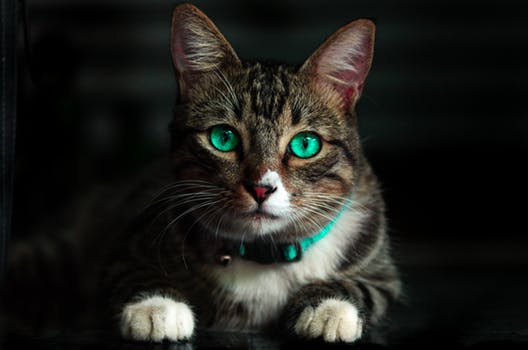
#> input picture cat.jpeg, 528 x 350 px
$ python 13_image_blurring.py -i cat.jpeg
#> lines starting #> are read from the running program, lines starting #| are printed output that depends on the picture
import cv2
import numpy as np
import argparse


ap = argparse.ArgumentParser()
ap.add_argument('-i', required = True, help= 'Path for the image')
args = vars(ap.parse_args())


image = cv2.imread(args['i'])
#> image is the input picture: shape (350, 528, 3); mean B, G, R 27.8, 31.9, 31.8


# blurred image with Averaging Kernal
# the second argument is the size of the kernal
ave_blur = cv2.blur(image, (5,5))


# blurred image with Gaussian Kernal or Weighted Kernal
# the second argument is Kernal Size and third argument is Standard Diviation - 0 means it will std will autamatically calculated
gau_blur = cv2.GaussianBlur(image, (45,45), 0)
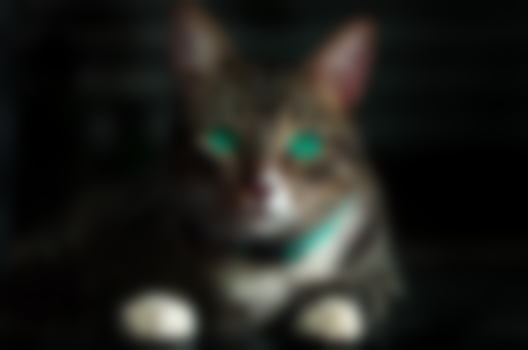
#> gau_blur: shape (350, 528, 3); mean B, G, R 27.8, 31.9, 31.8


# blurred image with Median Kernal
# the second argument is Kernal Size
med_blur = cv2.medianBlur(image, 5)


# blurred image using Bilateral Kernal
# this technique will preserves the edges in image but slower than other techniques
# second argument is the Kernal Size(diameter of our pixel neighbourhood), third argument is number of colors to be considered,
# fourth is space sigma, larger sigma means pixels far from hotspot also will considered in blurring
bil_blur = cv2.bilateralFilter(image, 5, 21, 21)


horizontally_stacked = np.hstack([image, ave_blur, gau_blur, med_blur, bil_blur])
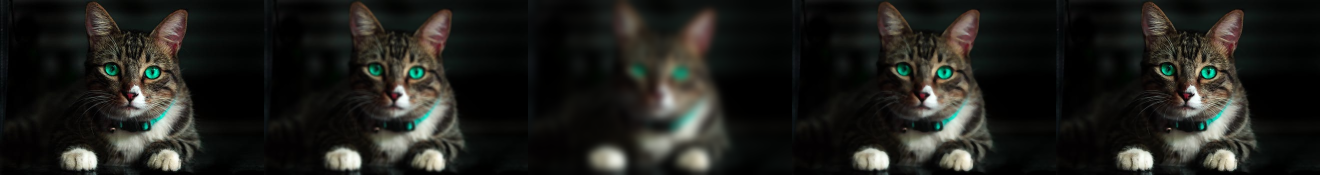
#> horizontally_stacked: shape (350, 2640, 3) (shown at 1/2 size); mean B, G, R 27.7, 31.8, 31.7

cv2.imshow('Original', image)
cv2.imshow('Average Blurred', ave_blur)
cv2.imshow('Gaussian Blurred', gau_blur)
cv2.imshow('Median Blurred', med_blur)
cv2.imshow('Bilateral Blurred', bil_blur)
cv2.imshow('All in Horizontally', horizontally_stacked)

cv2.waitKey(0)
